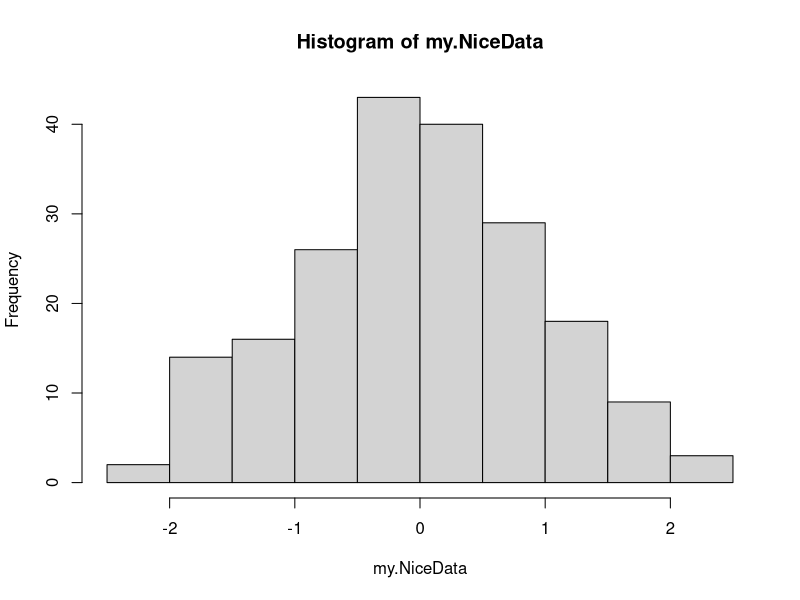
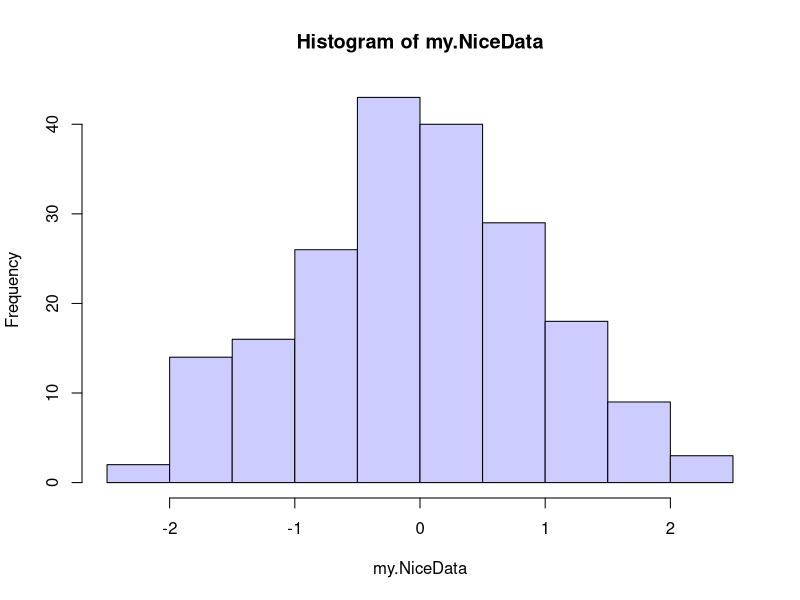
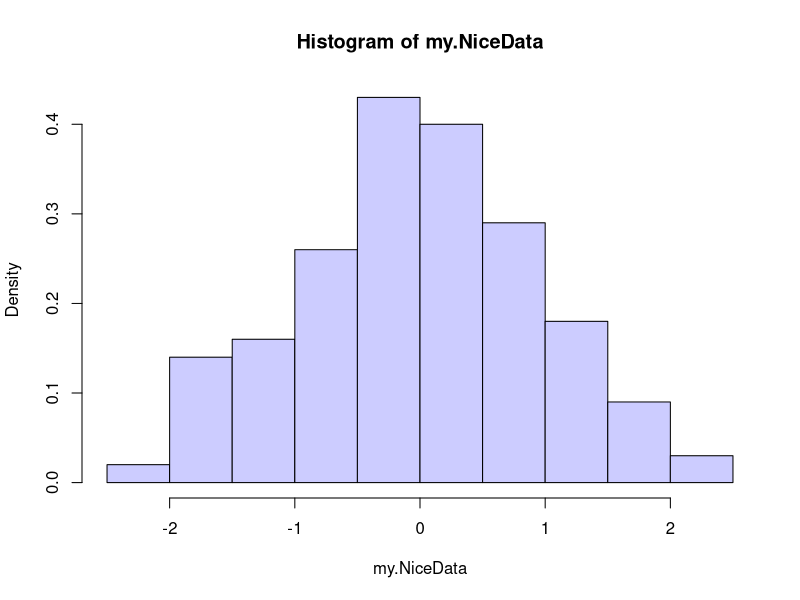
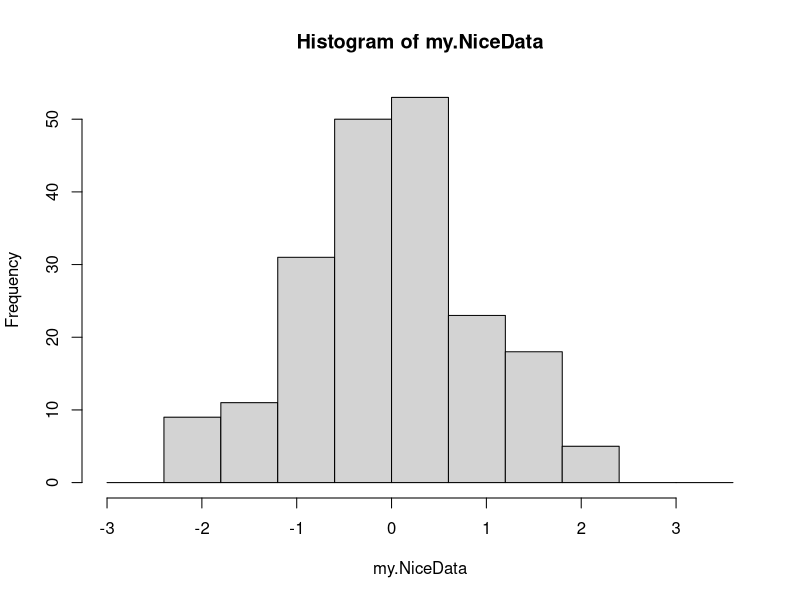
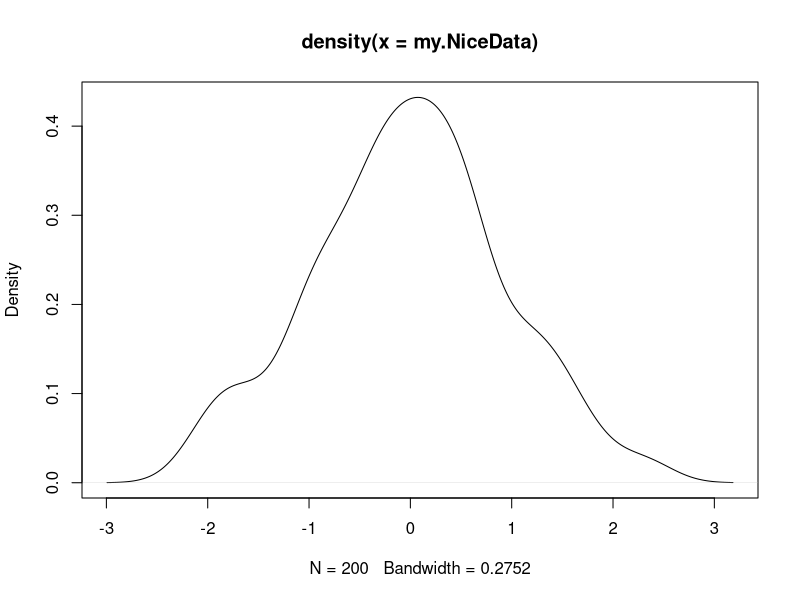
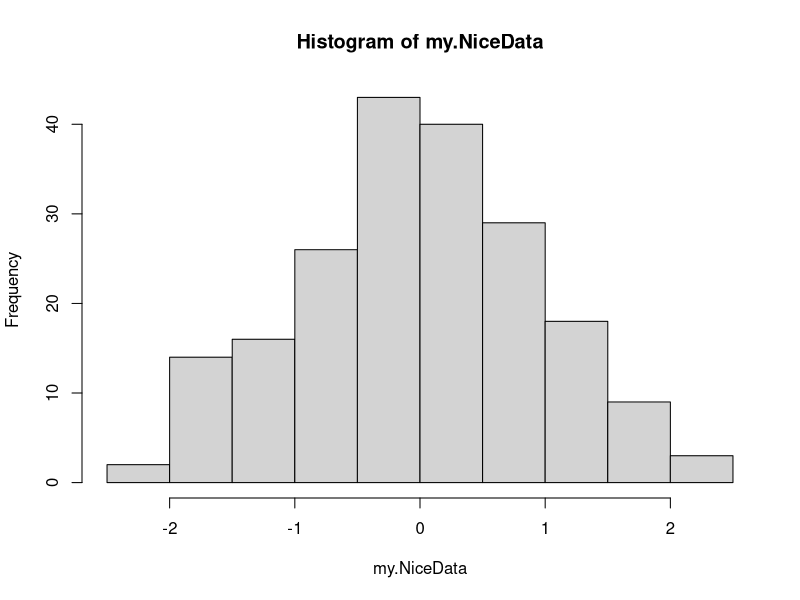

Reproduce these figures in R, in order.
# Generate 200 random data points by using normal distribution function. (Default Values)
my.NiceData <- rnorm(200)

# Check the content of variable 
head(my.NiceData)

# Generate 200 random data points by using normal distribution function. Mean=0.8, SD=1
my.NiceData2 <- rnorm(200, mean=.8)

# See some data of this variable 
head(my.NiceData2)

# Draw a Histogram
hist(my.NiceData)

# Use 8 bins to plot a histogram
hist(my.NiceData, breaks=8, col="#CCCCFF")

# Instead of showing count, make area sum to 1, (freq=FALSE)
hist(my.NiceData, breaks=8, col="#CCCCFF", freq=FALSE)


# Create a variables for breaks and put breaks at every 0.6
# use seq function. read ?seq

boundaries <- seq(-3, 3.6, by=.6)

hist(my.NiceData, breaks=boundaries)


# Kernel density plot
plot(density(my.NiceData))

# str fucntion prints some good details about every object in R. 
utils::str(hist(my.NiceData))

